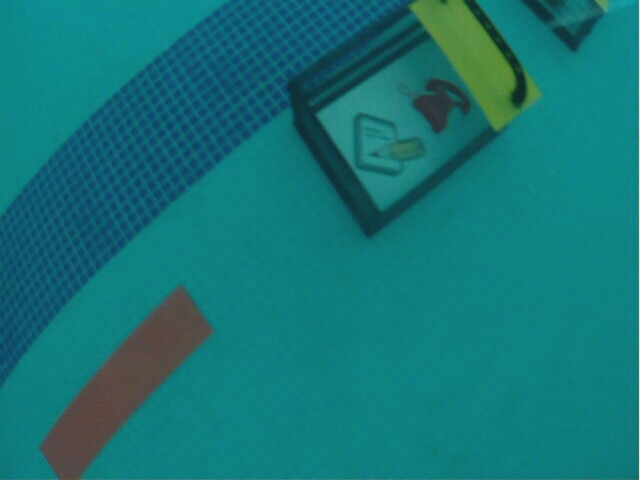
#> input picture imgs/pool_line_bin.jpg, 640 x 480 px, found by its file name
$ python '1. Image mask.py'
#> lines starting #> are read from the running program, lines starting #| are printed output that depends on the picture; after the words box and inside, x2 and y2 are one past the last pixel; in counts of white or black regions, pixels touching at a corner belong together
# Пример выделения из изображения маски по цвету,
# с загрузкой изображения из файла.

import cv2

# Загружаем и выводим изображение.
img = cv2.imread('imgs/pool_line_bin.jpg')
#> img is the input picture: shape (480, 640, 3); mean B, G, R 119.4, 117.4, 19.4
cv2.imshow('img', img)

# Конвертируем изображение, чтобы получить его в формате HSV.
hsv_image = cv2.cvtColor(img, cv2.COLOR_BGR2HSV)
#> hsv_image: shape (480, 640, 3); mean H, S, V 87.8, 214.5, 122.6

# Определим диапазон цветов, которые будем выделять.
# Значение оттенка 30 примерно соответствует жёлтому цвету,
# и при выделении оттенков от 0 до 30 мы выделим
# оттенки от красного до оранжевого.
#
# Обратите внимание, значения оттенка могут принимать значения
# от 0 до 180, а остальные параметры - от 0 до 255.
#
# Это лишь демонстрационный пример, и для реального использования
# придётся более детально подбирать эти параметры.

color = (
    #  H    S    V
    (  0,   0,   0),    # минимальная граница значений
    ( 30, 255, 255),    # максимальные значения
)

# Создадим маску с использованием заданного диапазона.
img_mask = cv2.inRange(hsv_image, color[0], color[1])
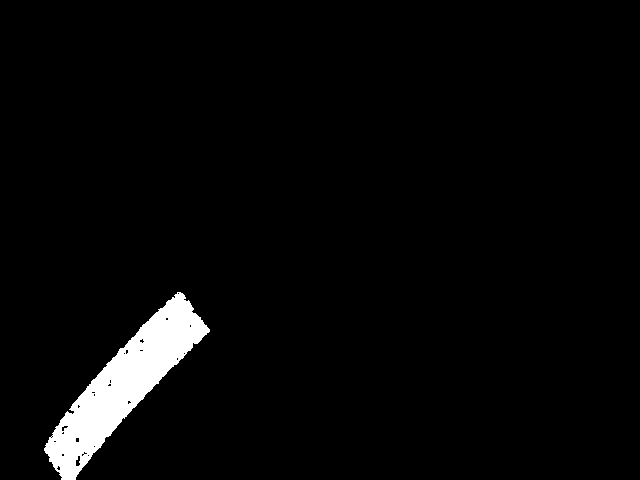
#> img_mask: shape (480, 640); 3.3% white; 1 white region, box (x1, y1, x2, y2) and area: (44, 292, 210, 480) 10053
cv2.imshow('img_mask', img_mask)

# Для наглядной визуализации, объединим оригинальное изображение
# и поулченную маску таким образом, чтобы выделенные пиксели
# имели свой изначальный цвет, а остальные останутся чёрными.
img_mixed = cv2.bitwise_and(img, img, mask=img_mask)
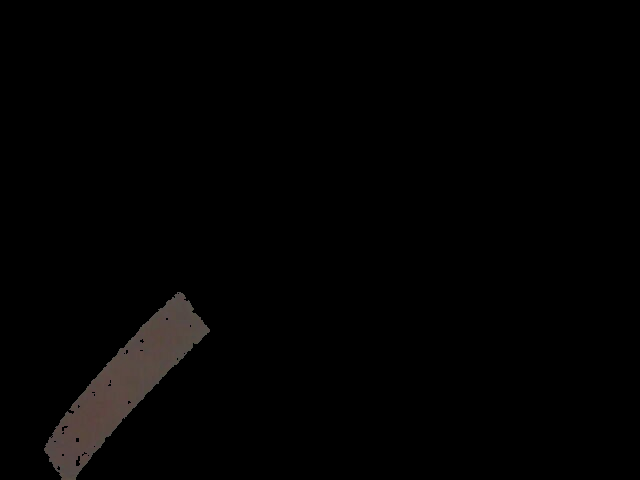
#> img_mixed: shape (480, 640, 3); mean B, G, R 2.2, 2.4, 2.9
cv2.imshow('img_mixed', img_mixed)

cv2.waitKey(0)
